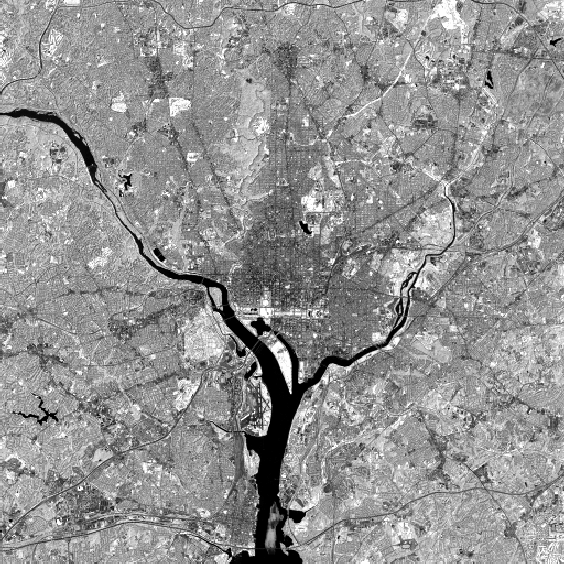
%> input picture DIP-HW1/data/Images/WashingtonDC.tif, 564 x 564 px
$ octave Q7.m   (GNU Octave 9; MATLAB toolbox functions it lacks are replaced by stand-ins)
%> lines starting %> are read from the running program, lines starting %| are printed output that depends on the picture; long printed decimals are rounded
% ---------------------------------------------------------------
% Problem 7 - Bit-plane Manipulation and Blood Vessel Extraction
% ---------------------------------------------------------------
% Part a:
% This part demonstrates bit-plane manipulation on the image
% "WashingtonDC.tif" by clearing the sixth bit of each pixel to
% analyze information loss.
% - The original image is loaded and converted to uint8 format.
% - The sixth bit is cleared using bitwise AND operation.
% - The original, modified, and absolute difference images are displayed.
% - Information loss is quantified by computing the mean pixel difference.
%
% Part b:
% This part performs blood vessel extraction from angiography images.
% - Two images ("angiography_mask.tif" and "angiography_live.tif") are loaded.
% - The mask image is subtracted from the live image to highlight blood vessels.
% - The negative of the subtraction result is computed for enhanced visualization.
% - Original images, subtraction results before and after negating, and
%   scaled subtraction images are displayed for comparison.
%
% These two parts illustrate fundamental image processing techniques:
% bit-level manipulation for data analysis, and image subtraction for feature extraction.

clc;
clear;
close all;
%% Part a
% Load the image
img = imread('data/images/WashingtonDC.tif');
%> img is the input picture: size 564x564 uint8; min 0, max 254, mean 146.2
whos img

img_bits = uint8(img); % Ensure the image is in uint8 format (0-255)
img_modified = bitand(img_bits, uint8(255 - 32));
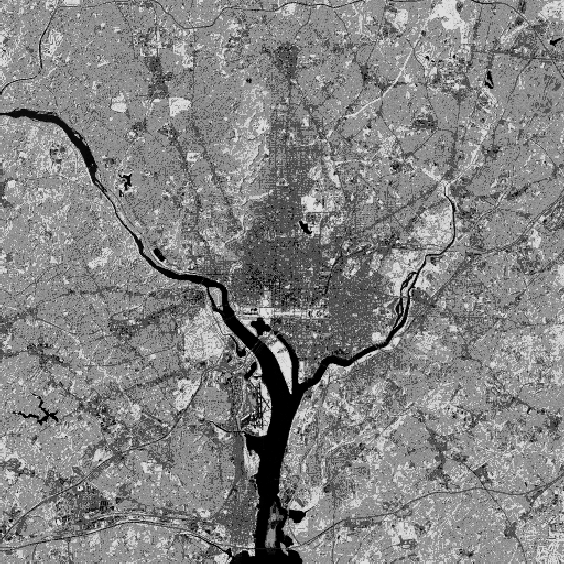
%> img_modified: size 564x564 uint8; min 0, max 222, mean 131.3

figure(1);
subplot(1,3,1), imshow(img), title('Original Image');
subplot(1,3,2), imshow(img_modified), title('Modified Image');

% Step 4: Display the difference
difference = abs(double(img) - double(img_modified));  % Compute absolute difference
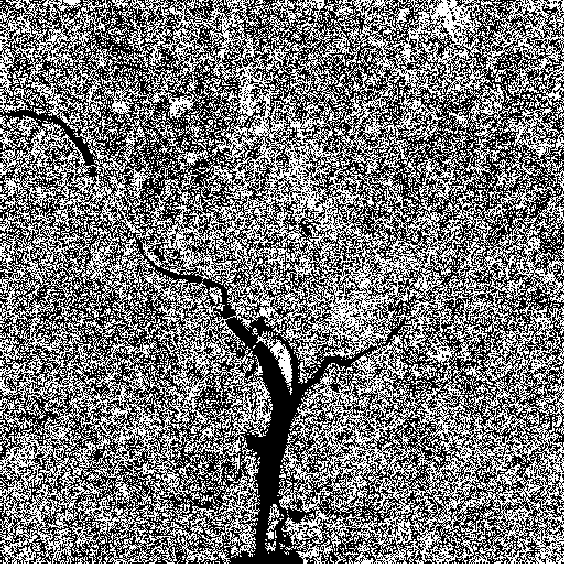
%> difference: size 564x564 double; values 0 (black) and 32 (white), 46.6% white in thin lines or dots
subplot(1,3,3), imshow(difference, []), title('Difference Image');

% Step 5: Calculate the information lost (Mean Square Error or Bit Difference)
info_loss = sum(difference(:)) / numel(difference); % Sum of the pixel differences
%> info_loss = 14.93
fprintf('Information lost (mean pixel difference): %f\n', info_loss);
%| Information lost (mean pixel difference): 14.926

%% Part b
% Step 1: Load the images
mask_image = imread('data/images/angiography_mask.tif');
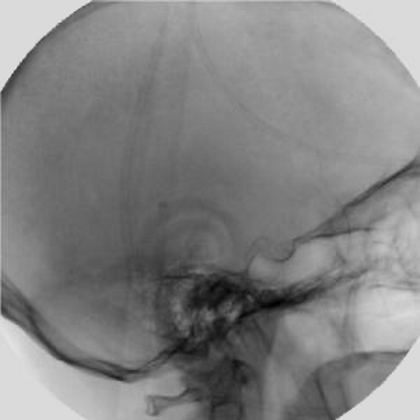
%> input picture DIP-HW1/data/Images/angiography_mask.tif, 420 x 420 px
%> mask_image is the input picture: size 420x420 uint8; min 0, max 234, mean 130.7
live_image = imread('data/images/angiography_live.tif');
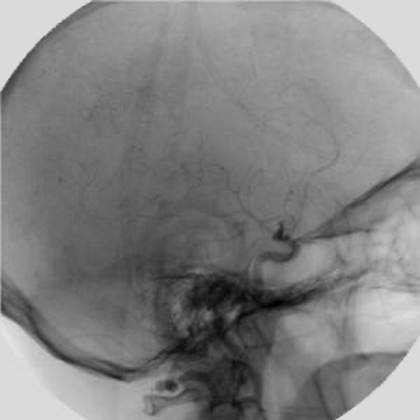
%> input picture DIP-HW1/data/Images/angiography_live.tif, 420 x 420 px
%> live_image is the input picture: size 420x420 uint8; min 0, max 229, mean 129.3

% Step 2: Perform subtraction (highlight the blood vessels)
blood_vessels = double(live_image) - double(mask_image);  % Convert to double for subtraction
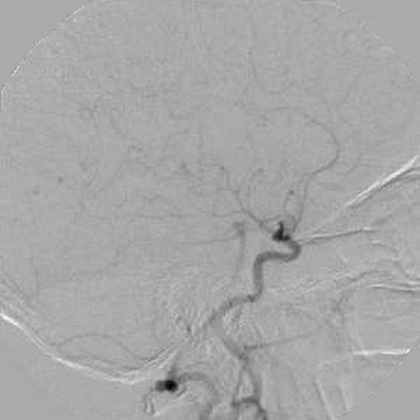
%> blood_vessels: size 420x420 double; min -104, max 52, mean -1.4; drawn with min black and max white

% Step 3: Enhance visualization by displaying the negative of the result
blood_vessels_negative = 255 - uint8(blood_vessels);  % Make sure it's in the 0-255 range
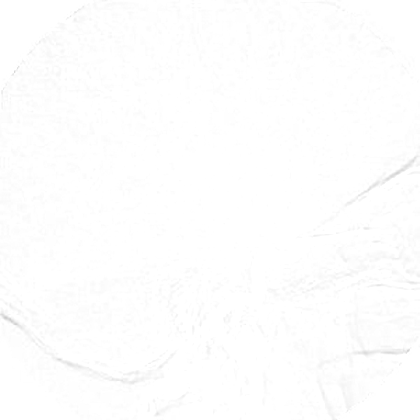
%> blood_vessels_negative: size 420x420 uint8; min 203, max 255, mean 254

% Step 4: Display the original images and the results
figure(2);

% Display the original mask image
subplot(1, 5, 1);
imshow(mask_image);
title('Mask Image');

% Display the original live image
subplot(1, 5, 2);
imshow(live_image);
title('Live Image');

% Display the blood vessels result (before negating)
subplot(1, 5, 3);
imshow(uint8(blood_vessels));  % Convert back to uint8 for proper display
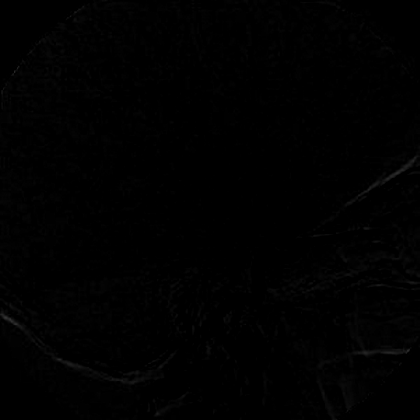
%> displayed picture: size 420x420, on the screen's scale of 0 to 255; min 0, max 52, mean 1
title('Blood Vessels (Before Negating)');

% Display the blood vessels result (after negating)
subplot(1, 5, 4);
imshow(blood_vessels_negative);
title('Blood Vessels (Negative)');

subplot(1, 5, 5);
imshow(blood_vessels, []);
title('Blood Vessels');
